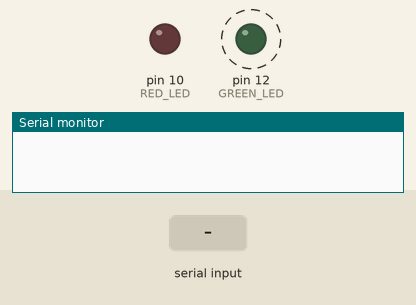
Recording of a sketch running on a simulated Arduino Uno, built with avr-gcc and run on an emulated ATmega328P. On the bench: output pins drawn as LEDs (lit = HIGH), the last lines printed to the serial monitor. Dashed ring = blinking. Inputs (shaded band) come from the test bench.

Above: at 1.2 s.
1.3 s: "90,45\n" received over Serial
At 2.8 s:
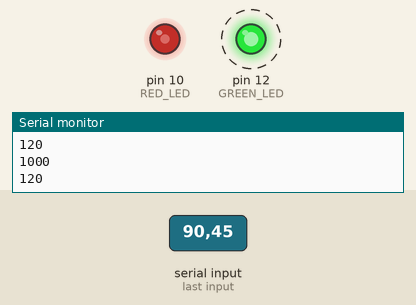
5.5 s: "30,150\n" received over Serial
11.5 s: "200\n" received over Serial
At 16.8 s:
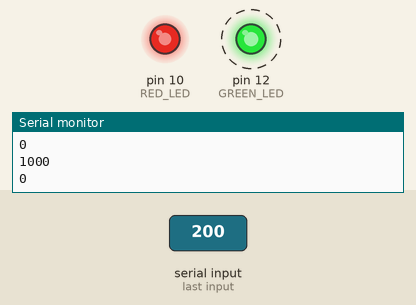
Timing chart, 0 to 23.5 s (numbered marks = the images above; inputs shaded):
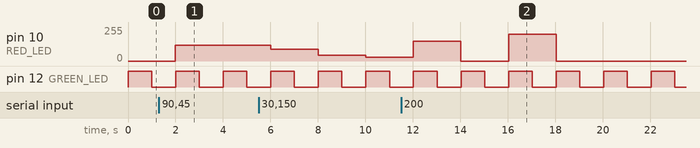

Measured:
- by itself, pin 12 (GREEN_LED): alternates HIGH for 1.0 s and LOW for 1.0 s

The sketch:

control_Intensity_and_DC_via_Computer.ino
```cpp
#define RED_LED 10
#define GREEN_LED 12
long intInput=120;
int dutyCycle=120;
long Delay=1000;
void setup() {
  Serial.begin(115200);
  Serial.setTimeout(10);
  pinMode(RED_LED,OUTPUT);
  pinMode(GREEN_LED,OUTPUT);

}

void loop() {


  if(Serial.available()>0){
    intInput=Serial.parseInt();

  }

  digitalWrite(GREEN_LED,HIGH);
  delay(Delay);
  digitalWrite(GREEN_LED,LOW);
  delay(Delay);
  analogWrite(RED_LED,dutyCycle);
  if (intInput>255)
    Delay = intInput;
  else
    dutyCycle = intInput;
  Serial.println(intInput);
  Serial.println(Delay);
  Serial.println(dutyCycle);

}


    
```
